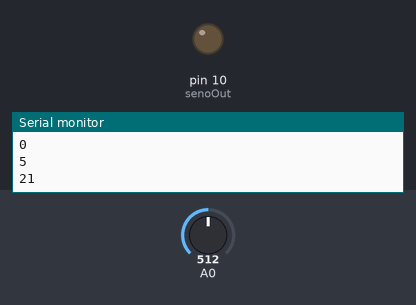
The sketch below on a simulated Arduino Uno, built with avr-gcc and run on an emulated ATmega328P. On the bench: output pins drawn as LEDs (lit = HIGH), the last lines printed to the serial monitor. Inputs (shaded band) come from the test bench; at power-on: A0 = 512.

Above: at 1.2 s.
1.3 s: A0 set to 306
At 1.65 s:
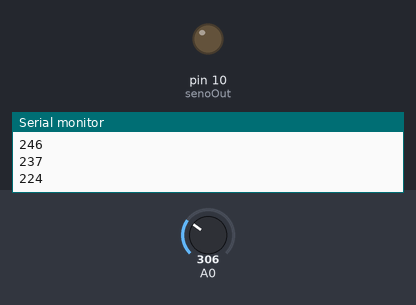
4.3 s: A0 set to 170
At 4.66 s:
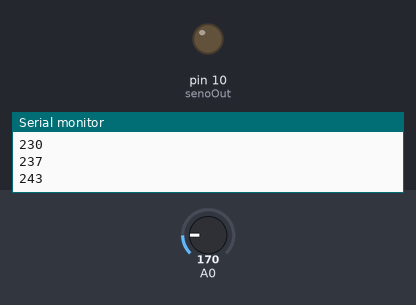
Timing chart, 0 to 13.3 s (numbered marks = the images above; inputs shaded):
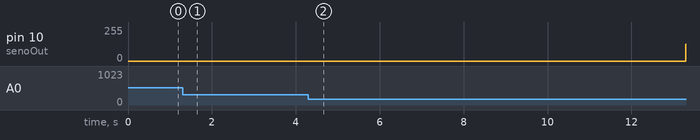

Measured:
- after the input at 1.3 s, pin 10 (senoOut): stays 0/255 (without the input it goes to 74/255 after 3.0 s)
- after the input at 4.3 s, pin 10 (senoOut): stays 0/255 (without the input it goes to 224/255 after 6.6 s)

The sketch:

SenoidePWM3.ino
```cpp
/*

          O objetivo deste programa é utilizar o código da aula passada, denominada "SenoidePWM2" e modifica-la para que a frequência da senoide seja alterada de acordo com a
    leitura de um potenciômetro na entrada analalógica A0.

         Na simulação e na prática o circuito e o programa funcionaram perfeitamente.

*/

// Mapeamento de hardware
#define senoOut 10


// Variáveis auxiliares
float seno;
int senoDigital;

void setup() {

    pinMode(senoOut, OUTPUT);

    Serial.begin(9600);
} // end void setup

void loop() {

    for(int i = -180; i < 180; i++){

        seno = sin(i*(3.1415/180.0)*(map(analogRead(A0), 0, 1023, 1, 33)));
        senoDigital = 127+int(seno*255/2.0);

        analogWrite(senoOut, senoDigital);
        Serial.println(senoDigital);

        delay(5);
    } // end for
} // end void loop
```
